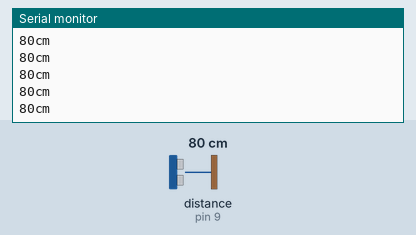
Recording of a sketch running on a simulated Arduino Uno, built with avr-gcc and run on an emulated ATmega328P. Parts: the last lines printed to the serial monitor. Wiring (inferred from the names in the program): ultrasonic range finder: trigger pin 8; echo pin 9. The test bench sets the inputs (shaded band); at power-on: distance to the obstacle (sensor on pin 9) 80 cm. The echo pulse lasts 58.3 µs per cm.

Above: at 1.2 s.
1.3 s: distance to the obstacle (sensor on pin 9) set to 2 cm
At 1.48 s:
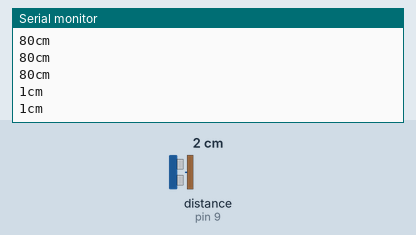
2.8 s: distance to the obstacle (sensor on pin 9) set to 4 cm
At 2.89 s:
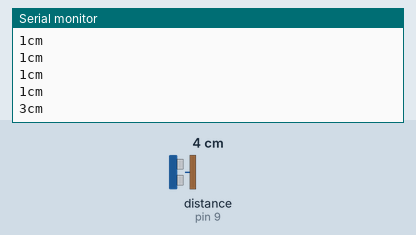
Timing chart, 0 to 5.8 s (numbered marks = the images above; inputs shaded):
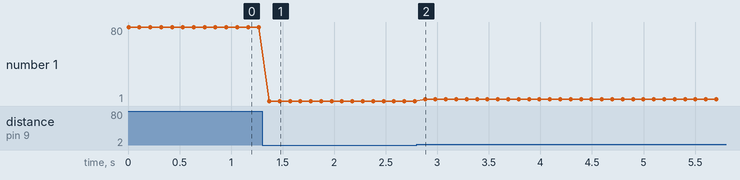

Measured:
- after the input at 1.3 s, the serial monitor: prints a new line after 0.07 s (image 1)
- after the input at 2.8 s, the serial monitor: prints a new line after 0.08 s (image 2)
- plotted number 1: 80 → 1 after the input at 1.3 s, 1 → 3 after the input at 2.8 s

The sketch:

ultrasound_test.ino
```cpp
#define ULTRASOUND_PING_PIN 8
#define ULTRASOUND_ECHO_PIN 9

void setup() {
  Serial.begin(115200); // Starting Serial Terminal
  while (!Serial) continue;

  pinMode(ULTRASOUND_PING_PIN, OUTPUT);
  pinMode(ULTRASOUND_ECHO_PIN, INPUT);

}

void loop() {
  long cm = get_centimeters_to_obstacle();
  Serial.print(cm);
  Serial.print("cm");
  Serial.println();
  delay(100);
}

long get_centimeters_to_obstacle() {
  digitalWrite(ULTRASOUND_PING_PIN, LOW);
  delayMicroseconds(2);
  digitalWrite(ULTRASOUND_PING_PIN, HIGH);
  delayMicroseconds(10);
  digitalWrite(ULTRASOUND_PING_PIN, LOW);

  long duration = pulseIn(ULTRASOUND_ECHO_PIN, HIGH);
  return microsecondsToCentimeters(duration);
}

long microsecondsToCentimeters(long microseconds) {
  return microseconds / 29 / 2;
}
```
